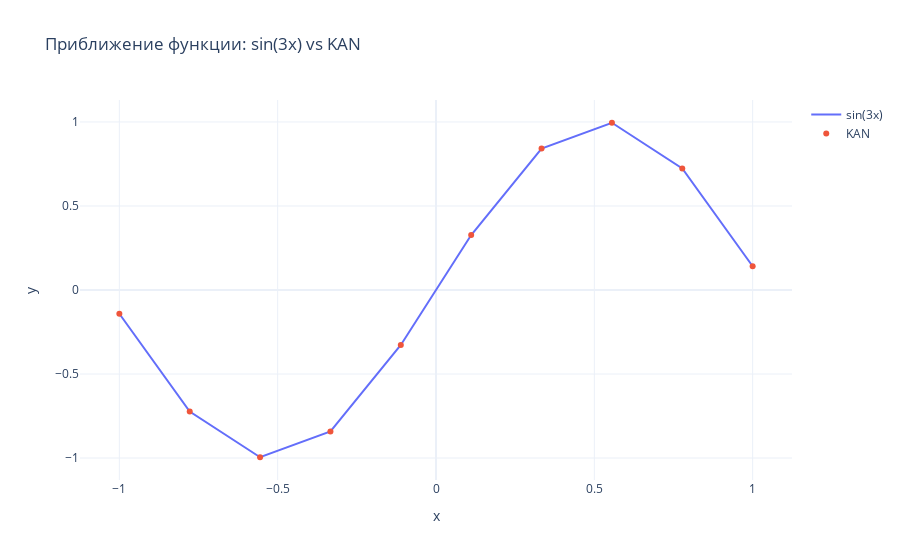

This figure's notebook cell:
### Code cell
with torch.no_grad():
    pred = layer(xs)

fig = go.Figure()
fig.add_trace(
    go.Scatter(
        x=xs.squeeze().numpy(),
        y=ys.squeeze().numpy(),
        mode="lines",
        name="sin(3x)"
    )
)
fig.add_trace(
    go.Scatter(
        x=xs.squeeze().numpy(),
        y=pred.squeeze().numpy(),
        mode="markers",
        name="KAN"
    )
)
fig.update_layout(
    title="Приближение функции: sin(3x) vs KAN",
    xaxis_title="x",
    yaxis_title="y",
    template="plotly_white"
)
fig.show()

### Figure 1 — Plotly figure (JSON) as saved in the notebook; plotly's stock layout.template omitted (floating-point values rounded to 4 significant figures)
{"data": [{"mode": "lines", "name": "sin(3x)", "type": "scatter", "x": [-1.0, -0.7778, -0.5556, -0.3333, -0.1111, 0.1111, 0.3333, 0.5556, 0.7778, 1.0], "y": [-0.1411, -0.7231, -0.9954, -0.8415, -0.3272, 0.3272, 0.8415, 0.9954, 0.7231, 0.1411]}, {"mode": "markers", "name": "KAN", "type": "scatter", "x": [-1.0, -0.7778, -0.5556, -0.3333, -0.1111, 0.1111, 0.3333, 0.5556, 0.7778, 1.0], "y": [-0.1411, -0.7231, -0.9954, -0.8415, -0.3272, 0.3272, 0.8415, 0.9954, 0.7231, 0.1411]}], "layout": {"title": {"text": "Приближение функции: sin(3x) vs KAN"}, "xaxis": {"title": {"text": "x"}}, "yaxis": {"title": {"text": "y"}}}}
